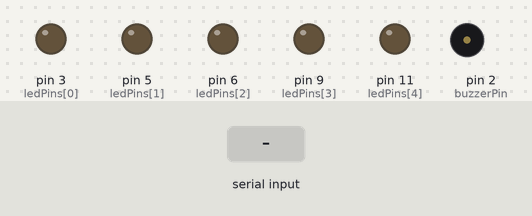
Recording of a sketch running on a simulated Arduino Uno, built with avr-gcc and run on an emulated ATmega328P. Parts: output pins drawn as LEDs (lit = HIGH), buzzer (waves = sounding). The inputs (shaded band) are chosen by the test bench.

Above: at 1.2 s.
1.3 s: "NOTE:90\n" received over Serial
At 1.45 s:
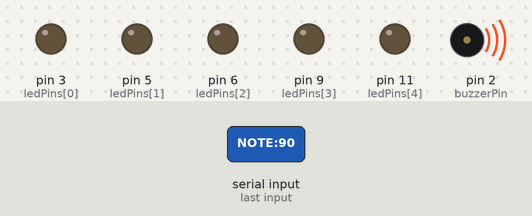
Timing chart, 0 to 4.3 s (numbered marks = the images above; inputs shaded):
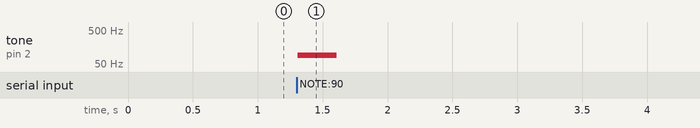

The sketch:

main.ino
```cpp
const int ledPins[5] = {3, 5, 6, 9, 11}; // Blue, Green, Red, Yellow, White
const int buzzerPin = 2;


String inputString = "";
bool stringComplete = false;

void setup() {
  Serial.begin(9600);


  for (int i = 0; i < 5; i++) {
    pinMode(ledPins[i], OUTPUT);
    digitalWrite(ledPins[i], LOW);
  }


  pinMode(buzzerPin, OUTPUT);
}

void loop() {

  while (Serial.available()) {
    char inChar = (char)Serial.read();
    if (inChar == '\n') {
      stringComplete = true;
      break;
    } else {
      inputString += inChar;
    }
  }

  if (stringComplete) {
    inputString.trim();


    if (inputString.startsWith("LED:")) {

      for (int i = 0; i < 5; i++) {
        digitalWrite(ledPins[i], LOW);
      }

      String ledList = inputString.substring(4);
      int index = 0;
      while (ledList.length() > 0) {
        int commaIndex = ledList.indexOf(',');
        String ledNum;
        if (commaIndex == -1) {
          ledNum = ledList;
          ledList = "";
        } else {
          ledNum = ledList.substring(0, commaIndex);
          ledList = ledList.substring(commaIndex + 1);
        }

        int ledIndex = ledNum.toInt() - 1;
        if (ledIndex >= 0 && ledIndex < 5) {
          digitalWrite(ledPins[ledIndex], HIGH);
        }
      }
    }


    if (inputString.startsWith("NOTE:")) {
      String noteList = inputString.substring(5);
      int index = 0;
      while (noteList.length() > 0) {
        int commaIndex = noteList.indexOf(',');
        String noteStr;
        if (commaIndex == -1) {
          noteStr = noteList;
          noteList = "";
        } else {
          noteStr = noteList.substring(0, commaIndex);
          noteList = noteList.substring(commaIndex + 1);
        }

        int frequency = noteStr.toInt();
        if (frequency > 0) {
          tone(buzzerPin, frequency, 300);
          delay(350);
        }
      }
    }


    inputString = "";
    stringComplete = false;
  }
}
```

Measured:
- after the input at 1.3 s, tone on pin 2 (buzzerPin): silent → 90 Hz at once, → silent 0.30 s later
